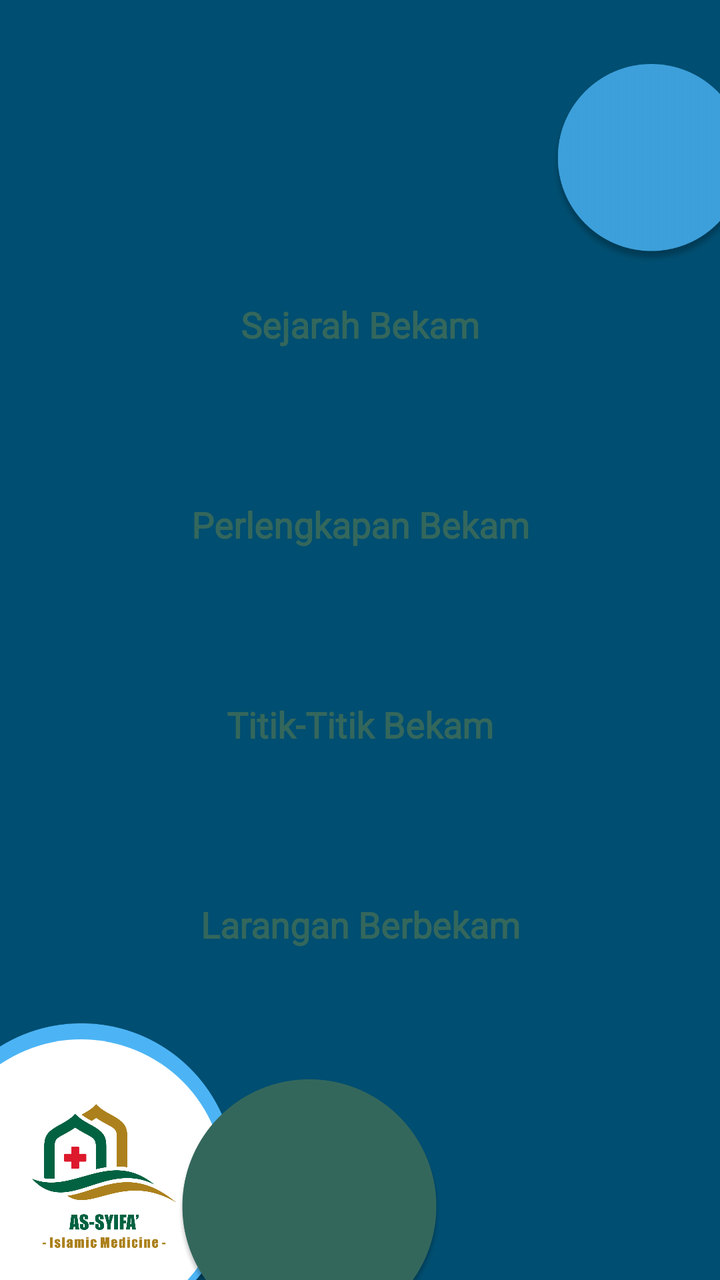
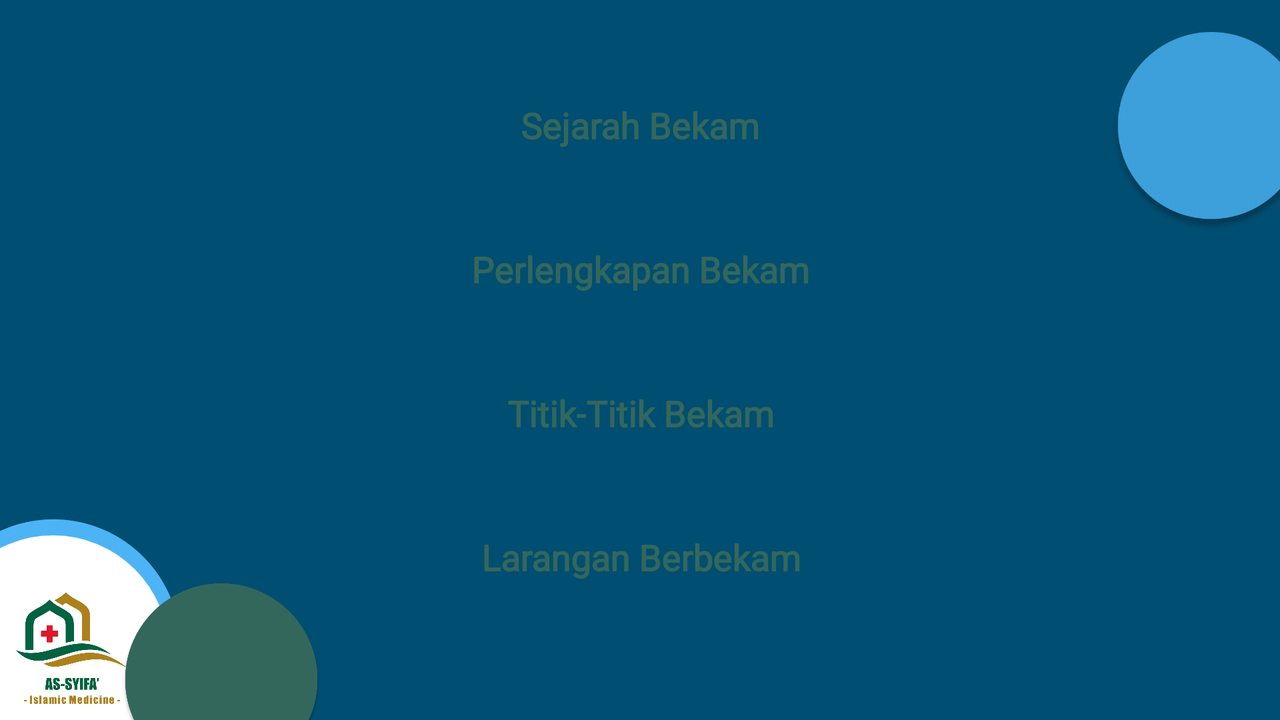

Compare how this app lays out the same screen by default and in its alternative resource folder. The renders come first, then the two layout files and the values they reference.
<!-- AndroidManifest.xml: application theme Theme.AsySyifa -->
<!-- res/layout/activity_materi.xml -->
<?xml version="1.0" encoding="utf-8"?>
<androidx.constraintlayout.widget.ConstraintLayout xmlns:android="http://schemas.android.com/apk/res/android"
    xmlns:app="http://schemas.android.com/apk/res-auto"
    xmlns:tools="http://schemas.android.com/tools"
    android:layout_width="match_parent"
    android:layout_height="match_parent"
    android:background="@color/blue"
    tools:context=".ui.materi.MateriActivity">

    <ImageView
        android:id="@+id/ivMateriBack"
        android:layout_width="wrap_content"
        android:layout_height="wrap_content"
        android:layout_marginStart="16dp"
        android:layout_marginTop="16dp"
        app:layout_constraintStart_toStartOf="parent"
        app:layout_constraintTop_toTopOf="parent"
        app:srcCompat="@drawable/baseline_arrow_back_24" />

    <ImageView
        android:id="@+id/imageView10"
        android:layout_width="100dp"
        android:layout_height="100dp"
        android:layout_marginTop="32dp"
        android:layout_marginEnd="-16dp"
        app:layout_constraintEnd_toEndOf="parent"
        app:layout_constraintTop_toTopOf="parent"
        app:srcCompat="@drawable/bola_materi" />

    <ImageView
        android:id="@+id/imageView11"
        android:layout_width="160dp"
        android:layout_height="160dp"
        android:layout_marginStart="-40dp"
        android:layout_marginBottom="-32dp"
        app:layout_constraintBottom_toBottomOf="parent"
        app:layout_constraintStart_toStartOf="parent"
        app:srcCompat="@drawable/bola_materi2" />

    <ImageView
        android:id="@+id/iv_sejarah"
        android:layout_width="match_parent"
        android:layout_height="60dp"
        android:layout_marginStart="56dp"
        android:layout_marginEnd="56dp"
        android:layout_marginBottom="40dp"
        android:shadowColor="#6A020202"
        android:shadowDx="3"
        android:shadowDy="3"
        android:shadowRadius="4"
        app:layout_constraintBottom_toTopOf="@+id/iv_perlengkapan"
        app:layout_constraintEnd_toEndOf="parent"
        app:layout_constraintStart_toStartOf="parent"
        app:srcCompat="@drawable/custom_button" />

    <TextView
        android:id="@+id/tv_sejarah"
        android:layout_width="wrap_content"
        android:layout_height="wrap_content"
        android:text="Sejarah Bekam"
        android:textSize="18sp"
        android:textColor="@color/fonts"
        android:fontFamily="@font/poppins_bold"
        android:textStyle="bold"
        app:layout_constraintBottom_toBottomOf="@+id/iv_sejarah"
        app:layout_constraintEnd_toEndOf="@+id/iv_sejarah"
        app:layout_constraintStart_toStartOf="@+id/iv_sejarah"
        app:layout_constraintTop_toTopOf="@+id/iv_sejarah" />

    <ImageView
        android:id="@+id/iv_perlengkapan"
        android:layout_width="match_parent"
        android:layout_height="60dp"
        android:layout_marginStart="56dp"
        android:layout_marginEnd="56dp"
        android:shadowColor="#6A020202"
        android:shadowDx="3"
        android:shadowDy="3"
        android:shadowRadius="4"
        app:layout_constraintBottom_toBottomOf="parent"
        app:layout_constraintEnd_toEndOf="parent"
        app:layout_constraintStart_toStartOf="parent"
        app:layout_constraintTop_toTopOf="parent"
        app:layout_constraintVertical_bias="0.40"
        app:srcCompat="@drawable/custom_button" />

    <TextView
        android:id="@+id/tv_soal"
        android:layout_width="wrap_content"
        android:layout_height="wrap_content"
        android:fontFamily="@font/poppins_bold"
        android:text="Perlengkapan Bekam"
        android:textColor="@color/fonts"
        android:textSize="18sp"
        android:textStyle="bold"
        app:layout_constraintBottom_toBottomOf="@+id/iv_perlengkapan"
        app:layout_constraintEnd_toEndOf="@+id/iv_perlengkapan"
        app:layout_constraintStart_toStartOf="@+id/iv_perlengkapan"
        app:layout_constraintTop_toTopOf="@+id/iv_perlengkapan" />

    <ImageView
        android:id="@+id/iv_titk_bekam"
        android:layout_width="match_parent"
        android:layout_height="60dp"
        android:layout_marginStart="56dp"
        android:layout_marginTop="40dp"
        android:layout_marginEnd="56dp"
        android:shadowColor="#6A020202"
        android:shadowDx="3"
        android:shadowDy="3"
        android:shadowRadius="4"
        app:layout_constraintEnd_toEndOf="parent"
        app:layout_constraintStart_toStartOf="parent"
        app:layout_constraintTop_toBottomOf="@+id/iv_perlengkapan"
        app:srcCompat="@drawable/custom_button" />

    <TextView
        android:id="@+id/tv_titk_bekam"
        android:layout_width="wrap_content"
        android:layout_height="wrap_content"
        android:fontFamily="@font/poppins_bold"
        android:text="Titik-Titik Bekam"
        android:textColor="@color/fonts"
        android:textSize="18sp"
        android:textStyle="bold"
        app:layout_constraintBottom_toBottomOf="@+id/iv_titk_bekam"
        app:layout_constraintEnd_toEndOf="@+id/iv_titk_bekam"
        app:layout_constraintStart_toStartOf="@+id/iv_titk_bekam"
        app:layout_constraintTop_toTopOf="@+id/iv_titk_bekam" />

    <ImageView
        android:id="@+id/iv_larangan"
        android:layout_width="match_parent"
        android:layout_height="60dp"
        android:layout_marginStart="56dp"
        android:layout_marginTop="40dp"
        android:layout_marginEnd="56dp"
        android:shadowColor="#6A020202"
        android:shadowDx="3"
        android:shadowDy="3"
        android:shadowRadius="4"
        app:layout_constraintEnd_toEndOf="parent"
        app:layout_constraintHorizontal_bias="0.0"
        app:layout_constraintStart_toStartOf="parent"
        app:layout_constraintTop_toBottomOf="@+id/iv_titk_bekam"
        app:srcCompat="@drawable/custom_button" />

    <TextView
        android:id="@+id/tv_larangan"
        android:layout_width="wrap_content"
        android:layout_height="wrap_content"
        android:fontFamily="@font/poppins_bold"
        android:text="Larangan Berbekam"
        android:textColor="@color/fonts"
        android:textSize="18sp"
        android:textStyle="bold"
        app:layout_constraintBottom_toBottomOf="@+id/iv_larangan"
        app:layout_constraintEnd_toEndOf="@+id/iv_larangan"
        app:layout_constraintStart_toStartOf="@+id/iv_larangan"
        app:layout_constraintTop_toTopOf="@+id/iv_larangan" />

    <ImageView
        android:id="@+id/imageView15"
        android:layout_width="0dp"
        android:layout_height="0dp"
        android:layout_marginStart="8dp"
        android:layout_marginTop="8dp"
        android:layout_marginEnd="8dp"
        android:layout_marginBottom="8dp"
        app:layout_constraintBottom_toBottomOf="@+id/imageView11"
        app:layout_constraintEnd_toEndOf="@+id/imageView11"
        app:layout_constraintStart_toStartOf="@+id/imageView11"
        app:layout_constraintTop_toTopOf="@+id/imageView11"
        app:srcCompat="@drawable/custom_circle_white" />

    <ImageView
        android:id="@+id/imageView5"
        android:layout_width="132dp"
        android:layout_height="132dp"
        android:layout_marginStart="-32dp"
        android:layout_marginBottom="-32dp"
        app:layout_constraintBottom_toBottomOf="parent"
        app:layout_constraintStart_toEndOf="@+id/imageView11"
        app:srcCompat="@drawable/bola3_home" />

    <ImageView
        android:id="@+id/imageView16"
        android:layout_width="72dp"
        android:layout_height="72dp"
        android:layout_marginStart="16dp"
        android:layout_marginBottom="16dp"
        app:layout_constraintBottom_toBottomOf="parent"
        app:layout_constraintStart_toStartOf="parent"
        app:srcCompat="@drawable/as_syifa" />

</androidx.constraintlayout.widget.ConstraintLayout>
<!-- resources referenced by this layout -->
<resources>
  <color name="blue">#004E71</color>
  <color name="fonts">#34675C</color>
  <!-- drawable as_syifa: png bitmap (drawable, 76439 bytes) -->
  <!-- drawable bola3_home: png bitmap (drawable, 71626 bytes) -->
  <!-- drawable bola_materi: png bitmap (drawable, 38898 bytes) -->
  <!-- drawable bola_materi2: png bitmap (drawable, 72016 bytes) -->
  <!-- drawable custom_circle_white (drawable) -->
  <?xml version="1.0" encoding="utf-8"?>
  <shape xmlns:android="http://schemas.android.com/apk/res/android">
      <solid android:color="@color/white" />
      <corners android:radius="100dp" />
  
  </shape>
  <style name="Theme.AsySyifa" parent="Base.Theme.AsySyifa" />
  <color name="white">#FFFFFFFF</color>
  <style name="Base.Theme.AsySyifa" parent="Theme.Material3.DayNight.NoActionBar">
          
           <item name="colorPrimary">@color/background</item>
  
          <item name="android:windowActivityTransitions">true</item>
          <item name="android:windowEnterTransition">@android:transition/fade</item>
          <item name="android:windowExitTransition">@android:transition/fade</item>
      </style>
  <color name="background">#50D8EC</color>
</resources>
<!-- res/layout-land/activity_materi.xml (the repository's variant of the layout above) -->
<!-- drawn on the phone turned sideways -->
<?xml version="1.0" encoding="utf-8"?>
<androidx.constraintlayout.widget.ConstraintLayout xmlns:android="http://schemas.android.com/apk/res/android"
    xmlns:app="http://schemas.android.com/apk/res-auto"
    xmlns:tools="http://schemas.android.com/tools"
    android:layout_width="match_parent"
    android:layout_height="match_parent"
    android:background="@color/blue"
    tools:context=".ui.materi.MateriActivity">

    <ImageView
        android:id="@+id/ivMateriBack"
        android:layout_width="wrap_content"
        android:layout_height="wrap_content"
        android:layout_marginStart="16dp"
        android:layout_marginTop="16dp"
        app:layout_constraintStart_toStartOf="parent"
        app:layout_constraintTop_toTopOf="parent"
        app:srcCompat="@drawable/baseline_arrow_back_24" />

    <ImageView
        android:id="@+id/imageView10"
        android:layout_width="100dp"
        android:layout_height="100dp"
        android:layout_marginTop="16dp"
        android:layout_marginEnd="-16dp"
        app:layout_constraintEnd_toEndOf="parent"
        app:layout_constraintTop_toTopOf="parent"
        app:srcCompat="@drawable/bola_materi" />

    <ImageView
        android:id="@+id/imageView11"
        android:layout_width="132dp"
        android:layout_height="132dp"
        android:layout_marginStart="-40dp"
        android:layout_marginBottom="-32dp"
        app:layout_constraintBottom_toBottomOf="parent"
        app:layout_constraintStart_toStartOf="parent"
        app:srcCompat="@drawable/bola_materi2" />

    <ImageView
        android:id="@+id/imageView15"
        android:layout_width="0dp"
        android:layout_height="0dp"
        android:layout_marginStart="8dp"
        android:layout_marginTop="8dp"
        android:layout_marginEnd="8dp"
        android:layout_marginBottom="8dp"
        app:layout_constraintBottom_toBottomOf="@+id/imageView11"
        app:layout_constraintEnd_toEndOf="@+id/imageView11"
        app:layout_constraintStart_toStartOf="@+id/imageView11"
        app:layout_constraintTop_toTopOf="@+id/imageView11"
        app:srcCompat="@drawable/custom_circle_white" />

    <ImageView
        android:id="@+id/imageView5"
        android:layout_width="100dp"
        android:layout_height="100dp"
        android:layout_marginStart="-32dp"
        android:layout_marginBottom="-32dp"
        app:layout_constraintBottom_toBottomOf="parent"
        app:layout_constraintStart_toEndOf="@+id/imageView11"
        app:srcCompat="@drawable/bola3_home" />

    <ImageView
        android:id="@+id/iv_sejarah"
        android:layout_width="0dp"
        android:layout_height="56dp"
        android:layout_marginStart="-100dp"
        android:layout_marginEnd="-100dp"
        android:layout_marginBottom="16dp"
        android:shadowColor="#6A020202"
        android:shadowDx="3"
        android:shadowDy="3"
        android:shadowRadius="4"
        app:layout_constraintBottom_toTopOf="@+id/iv_perlengkapan"
        app:layout_constraintEnd_toEndOf="@+id/tv_sejarah"
        app:layout_constraintStart_toStartOf="@+id/tv_sejarah"
        app:srcCompat="@drawable/custom_button" />

    <TextView
        android:id="@+id/tv_sejarah"
        android:layout_width="wrap_content"
        android:layout_height="wrap_content"
        android:fontFamily="@font/poppins_bold"
        android:text="Sejarah Bekam"
        android:textColor="@color/fonts"
        android:textSize="18sp"
        android:textStyle="bold"
        app:layout_constraintBottom_toBottomOf="@+id/iv_sejarah"
        app:layout_constraintEnd_toEndOf="parent"
        app:layout_constraintHorizontal_bias="0.5"
        app:layout_constraintStart_toStartOf="parent"
        app:layout_constraintTop_toTopOf="@+id/iv_sejarah" />

    <ImageView
        android:id="@+id/iv_perlengkapan"
        android:layout_width="0dp"
        android:layout_height="56dp"
        android:shadowColor="#6A020202"
        android:shadowDx="3"
        android:shadowDy="3"
        android:shadowRadius="4"
        app:layout_constraintBottom_toBottomOf="parent"
        app:layout_constraintEnd_toEndOf="@+id/iv_sejarah"
        app:layout_constraintStart_toStartOf="@+id/iv_sejarah"
        app:layout_constraintTop_toTopOf="parent"
        app:layout_constraintVertical_bias="0.35"
        app:srcCompat="@drawable/custom_button" />

    <TextView
        android:id="@+id/tv_soal"
        android:layout_width="wrap_content"
        android:layout_height="wrap_content"
        android:fontFamily="@font/poppins_bold"
        android:text="Perlengkapan Bekam"
        android:textColor="@color/fonts"
        android:textSize="18sp"
        android:textStyle="bold"
        app:layout_constraintBottom_toBottomOf="@+id/iv_perlengkapan"
        app:layout_constraintEnd_toEndOf="@+id/tv_sejarah"
        app:layout_constraintStart_toStartOf="@+id/tv_sejarah"
        app:layout_constraintTop_toTopOf="@+id/iv_perlengkapan" />

    <ImageView
        android:id="@+id/iv_titk_bekam"
        android:layout_width="0dp"
        android:layout_height="56dp"
        android:layout_marginTop="16dp"
        android:shadowColor="#6A020202"
        android:shadowDx="3"
        android:shadowDy="3"
        android:shadowRadius="4"
        app:layout_constraintEnd_toEndOf="@+id/iv_perlengkapan"
        app:layout_constraintStart_toStartOf="@+id/iv_perlengkapan"
        app:layout_constraintTop_toBottomOf="@+id/iv_perlengkapan"
        app:srcCompat="@drawable/custom_button" />

    <TextView
        android:id="@+id/tv_titk_bekam"
        android:layout_width="wrap_content"
        android:layout_height="wrap_content"
        android:fontFamily="@font/poppins_bold"
        android:text="Titik-Titik Bekam"
        android:textColor="@color/fonts"
        android:textSize="18sp"
        android:textStyle="bold"
        app:layout_constraintBottom_toBottomOf="@+id/iv_titk_bekam"
        app:layout_constraintEnd_toEndOf="@+id/tv_soal"
        app:layout_constraintStart_toStartOf="@+id/tv_soal"
        app:layout_constraintTop_toTopOf="@+id/iv_titk_bekam" />

    <ImageView
        android:id="@+id/iv_larangan"
        android:layout_width="0dp"
        android:layout_height="56dp"
        android:layout_marginTop="16dp"
        android:shadowColor="#6A020202"
        android:shadowDx="3"
        android:shadowDy="3"
        android:shadowRadius="4"
        app:layout_constraintEnd_toEndOf="@+id/iv_titk_bekam"
        app:layout_constraintHorizontal_bias="0.0"
        app:layout_constraintStart_toStartOf="@+id/iv_titk_bekam"
        app:layout_constraintTop_toBottomOf="@+id/iv_titk_bekam"
        app:srcCompat="@drawable/custom_button" />

    <TextView
        android:id="@+id/tv_larangan"
        android:layout_width="wrap_content"
        android:layout_height="wrap_content"
        android:fontFamily="@font/poppins_bold"
        android:text="Larangan Berbekam"
        android:textColor="@color/fonts"
        android:textSize="18sp"
        android:textStyle="bold"
        app:layout_constraintBottom_toBottomOf="@+id/iv_larangan"
        app:layout_constraintEnd_toEndOf="@+id/tv_titk_bekam"
        app:layout_constraintStart_toStartOf="@+id/tv_titk_bekam"
        app:layout_constraintTop_toTopOf="@+id/iv_larangan" />

    <ImageView
        android:id="@+id/imageView16"
        android:layout_width="56dp"
        android:layout_height="56dp"
        android:layout_marginStart="8dp"
        android:layout_marginBottom="8dp"
        app:layout_constraintBottom_toBottomOf="parent"
        app:layout_constraintStart_toStartOf="parent"
        app:srcCompat="@drawable/as_syifa" />

</androidx.constraintlayout.widget.ConstraintLayout>
